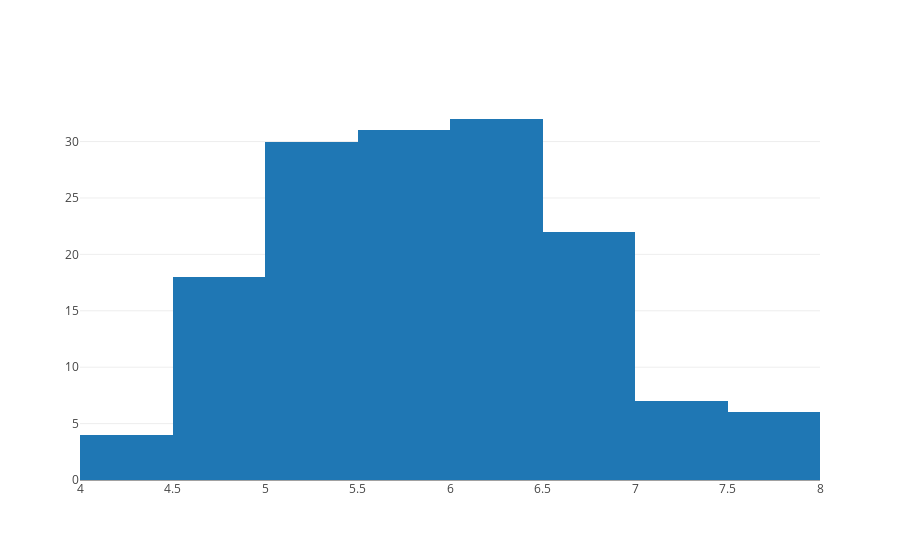

The notebook cell this image was saved under:
### Markdown cell above
### Histograms

### Code cell
x = iris_df['sepal length (cm)']
data = [ go.Histogram(x=x, nbinsx=8) ]

# trace3 = go.Histogram(
#     x=x,
#     xbins=dict(
#         start='1969-11-15',
#         end='1972-03-31',
#         size= 'M18'),
#     autobinx = False
# )

plotly.offline.iplot(data)

### Figure 1 — Plotly figure (JSON) as saved in the notebook; plotly's stock layout.template omitted (floating-point values rounded to 4 significant figures; data arrays with more than 128 entries replaced by an {"elided": "..."} marker saying what was removed)
{"data": [{"nbinsx": 8, "type": "histogram", "uid": "6d2b7008-3957-11e9-8ae3-080027daca25", "x": {"elided": "150 float values"}}], "layout": {}}
